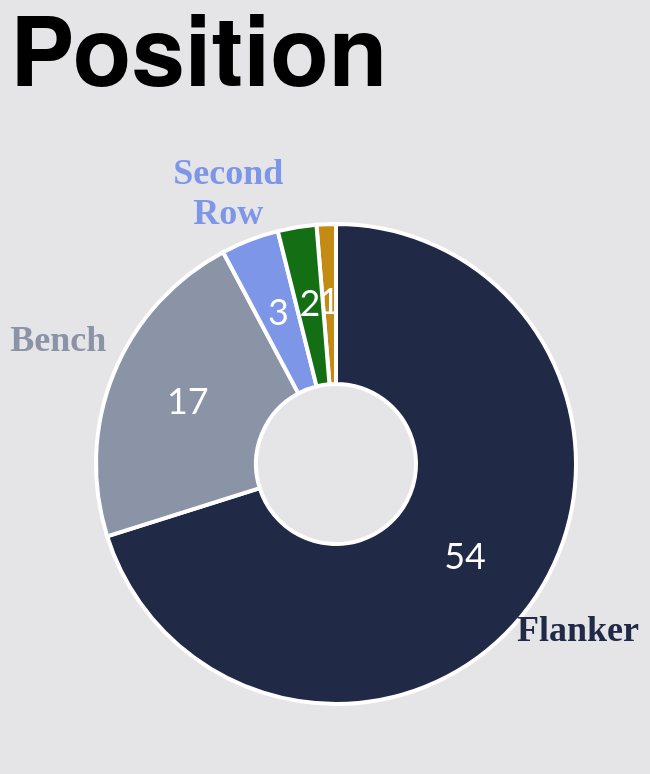

The code cell stored with this chart in its notebook:
### Code cell
from python.chart_helpers import alt_theme

alt.themes.register('custom_theme', alt_theme)
alt.themes.enable('custom_theme')

df = db.con.execute(
    """
    SELECT
        player,
        NULLIF(position, '') AS position,
        COUNT(*) AS appearances,
    FROM player_appearances
    WHERE player = 'Rory Evans'
    GROUP BY 1, 2
    """
).df()

df['position'] = df['position'].astype(str).str.strip()
totals = (
    df.groupby('position', as_index=False)['appearances']
    .sum()
    .sort_values(['appearances', 'position'], ascending=[False, True])
    .reset_index(drop=True)
)
sort_order_map = {row['position']: idx for idx, row in totals.iterrows()}
df['sort_order'] = df['position'].map(sort_order_map).fillna(999).astype(int)

palette_by_rank = ['#202946', '#7d96e8', '#146f14', '#c48b14', '#981515', '#5b657d']
bench_color = '#8b93a7'

regular_positions = [
    position for position in df.sort_values('sort_order')['position'].unique().tolist()
    if position.lower() != 'bench'
]
color_domain = regular_positions.copy()
color_range = [palette_by_rank[min(idx, len(palette_by_rank) - 1)] for idx, _ in enumerate(regular_positions)]
if any(df['position'].str.lower() == 'bench'):
    color_domain.append('Bench')
    color_range.append(bench_color)

base = alt.Chart(df).encode(
    order=alt.Order('appearances:Q', sort='ascending'),
    theta=alt.Theta('appearances:Q', title='Appearances', sort="descending", stack=True)
)

arc = (
    base
    .mark_arc(innerRadius=40, outerRadius=120, stroke='#ffffff', strokeWidth=2)
    .encode(
        color=alt.Color(
            'position:N',
            sort=alt.EncodingSortField(field='sort_order', op='min', order='ascending'),
            scale=alt.Scale(domain=color_domain, range=color_range),
            legend=None,
        ),
        tooltip=[
            alt.Tooltip('player:N', title='Player'),
            alt.Tooltip('position:N', title='Position'),
            alt.Tooltip('appearances:Q', title='Appearances'),
        ],
    )
)

position_labels = base.mark_text(
    font='PT Sans Narrow',
    fontSize=18,
    fontWeight='bold',
    radius=150,
    dy=-5
).encode(
    color=alt.Color('position:N', scale=alt.Scale(domain=color_domain, range=color_range), legend=None),
    text=alt.Text('position_label:N'),
    opacity=alt.condition(alt.datum.appearances > 2, alt.value(1), alt.value(0))
).transform_calculate(
    position_label="split(datum.position, ' ')"
)

count_labels = base.mark_text(
    fontSize=18,
    color='white',
    radius=80
).encode(
    text=alt.Text('appearances:N')
)

chart = (arc + position_labels + count_labels).resolve_scale(color='shared').configure_view(strokeWidth=0, fill=None).properties(title="Position").configure(background="#e5e4e7")

chart

### Figure 1 — Vega-Lite specification as saved in the notebook (floating-point values rounded to 4 significant figures)
{"config": {"axis": {"labelFont": "PT Sans Narrow, Helvetica Neue, Helvetica, Arial, sans-serif", "titleFont": "PT Sans Narrow, Helvetica Neue, Helvetica, Arial, sans-serif", "labelFontSize": 13, "titleFontSize": 24, "gridColor": "#202947", "gridOpacity": 0.2, "zindex": 1}, "text": {"font": "Lato, sans-serif"}, "bar": {"cornerRadiusEnd": 5}, "header": {"labelFont": "PT Sans Narrow, Helvetica Neue, Helvetica, Arial, sans-serif", "titleFont": "PT Sans Narrow, Helvetica Neue, Helvetica, Arial, sans-serif", "labelFontSize": 24, "titleFontSize": 28, "labelFontWeight": "bold", "orient": "left"}, "legend": {"labelFont": "PT Sans Narrow, Helvetica Neue, Helvetica, Arial, sans-serif", "titleFont": "PT Sans Narrow, Helvetica Neue, Helvetica, Arial, sans-serif", "labelFontSize": 14, "titleFontSize": 16, "titlePadding": 5, "fillColor": "white", "strokeColor": "black", "padding": 10, "titleFontWeight": "lighter", "titleFontStyle": "italic", "titleColor": "gray", "offset": 10}, "title": {"font": "PT Sans Narrow, Helvetica Neue, Helvetica, Arial, sans-serif", "fontSize": 48, "fontWeight": "bold", "anchor": "start", "align": "center", "titlePadding": 20, "subtitlePadding": 10, "subtitleFontSize": 13, "subtitleColor": "", "subtitleFontStyle": "italic", "offset": 15, "color": "black"}, "axisX": {"labelAngle": 0}, "facet": {"title": null, "header": null, "align": {"row": "each", "column": "each"}}, "resolve": {"scale": {"y": "independent", "facet": "independent"}}, "background": "#e5e4e7", "scale": {"offsetBandPaddingOuter": 0.2, "offsetBandPaddingInner": 0.1}}, "layer": [{"mark": {"type": "arc", "innerRadius": 40, "outerRadius": 120, "stroke": "#ffffff", "strokeWidth": 2}, "encoding": {"color": {"field": "position", "legend": null, "scale": {"domain": ["Flanker", "Second Row", "Number 8", "Full Back", "Bench"], "range": ["#202946", "#7d96e8", "#146f14", "#c48b14", "#8b93a7"]}, "sort": {"field": "sort_order", "op": "min", "order": "ascending"}, "type": "nominal"}, "order": {"field": "appearances", "sort": "ascending", "type": "quantitative"}, "theta": {"field": "appearances", "sort": "descending", "stack": true, "title": "Appearances", "type": "quantitative"}, "tooltip": [{"field": "player", "title": "Player", "type": "nominal"}, {"field": "position", "title": "Position", "type": "nominal"}, {"field": "appearances", "title": "Appearances", "type": "quantitative"}]}}, {"mark": {"type": "text", "dy": -5, "font": "PT Sans Narrow", "fontSize": 18, "fontWeight": "bold", "radius": 150}, "encoding": {"color": {"field": "position", "legend": null, "scale": {"domain": ["Flanker", "Second Row", "Number 8", "Full Back", "Bench"], "range": ["#202946", "#7d96e8", "#146f14", "#c48b14", "#8b93a7"]}, "type": "nominal"}, "opacity": {"condition": {"test": "(datum.appearances > 2)", "value": 1}, "value": 0}, "order": {"field": "appearances", "sort": "ascending", "type": "quantitative"}, "text": {"field": "position_label", "type": "nominal"}, "theta": {"field": "appearances", "sort": "descending", "stack": true, "title": "Appearances", "type": "quantitative"}}, "transform": [{"calculate": "split(datum.position, ' ')", "as": "position_label"}]}, {"mark": {"type": "text", "color": "white", "fontSize": 18, "radius": 80}, "encoding": {"order": {"field": "appearances", "sort": "ascending", "type": "quantitative"}, "text": {"field": "appearances", "type": "nominal"}, "theta": {"field": "appearances", "sort": "descending", "stack": true, "title": "Appearances", "type": "quantitative"}}}], "data": {"name": "data-952d6efae3448c1dc573acaf4cadda33"}, "resolve": {"scale": {"color": "shared"}}, "title": "Position", "$schema": "https://vega.github.io/schema/vega-lite/v5.20.1.json", "datasets": {"data-952d6efae3448c1dc573acaf4cadda33": [{"player": "Rory Evans", "position": "Flanker", "appearances": 54, "sort_order": 0}, {"player": "Rory Evans", "position": "Bench", "appearances": 17, "sort_order": 1}, {"player": "Rory Evans", "position": "Full Back", "appearances": 1, "sort_order": 4}, {"player": "Rory Evans", "position": "Second Row", "appearances": 3, "sort_order": 2}, {"player": "Rory Evans", "position": "Number 8", "appearances": 2, "sort_order": 3}]}}
